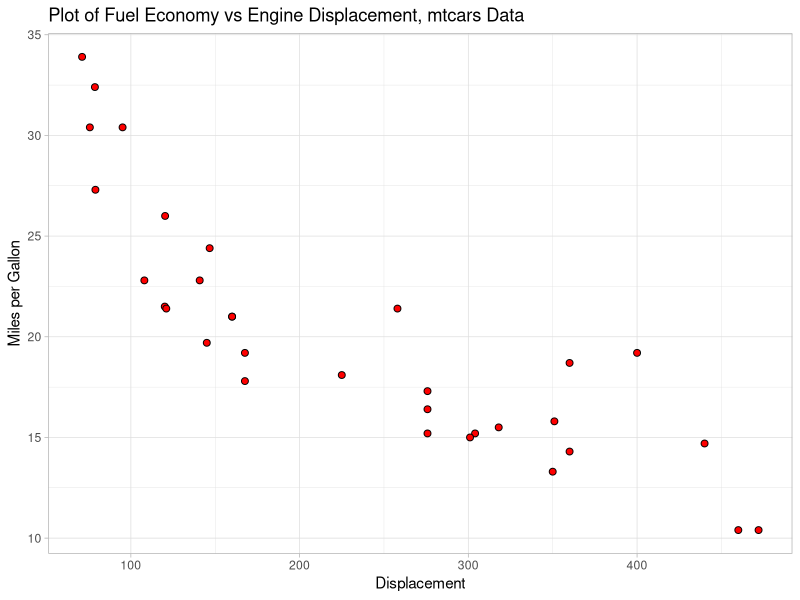
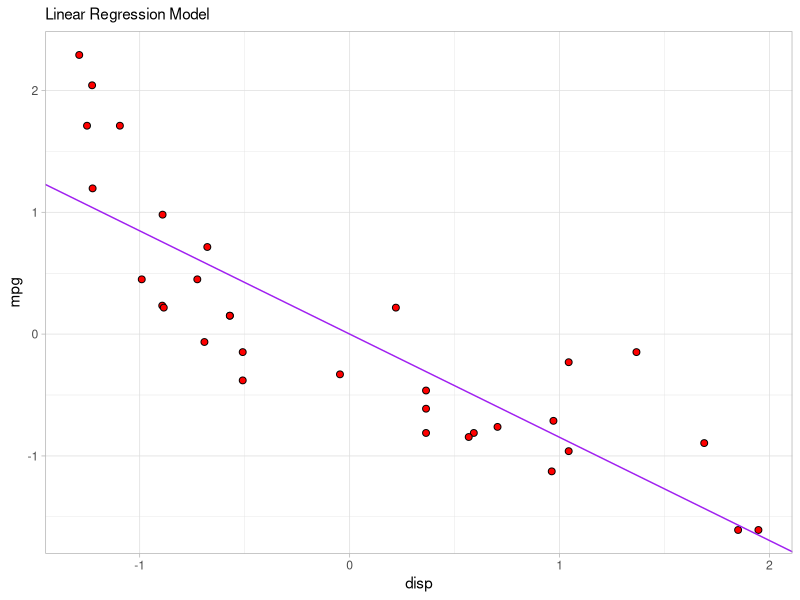
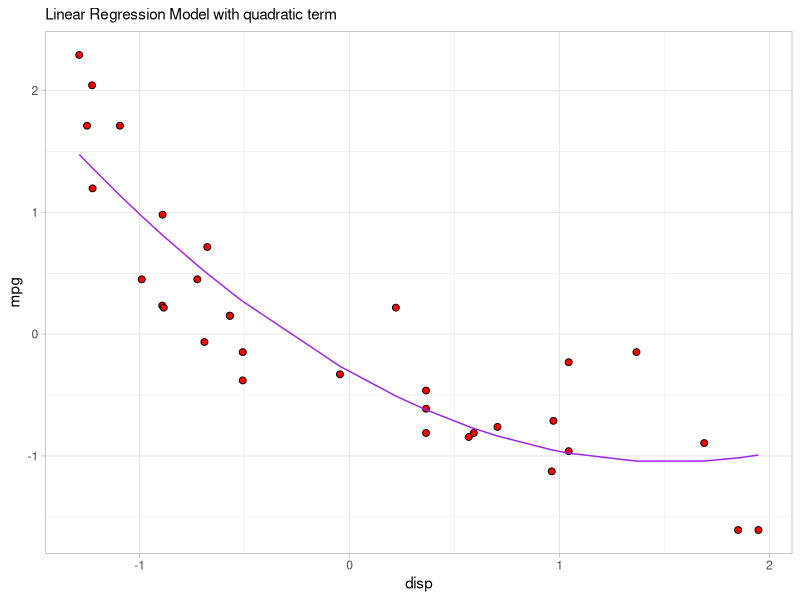
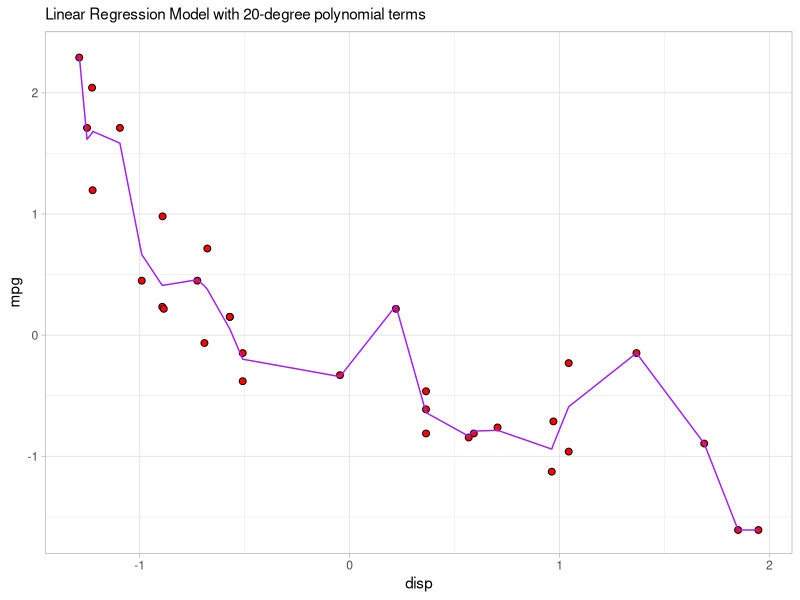
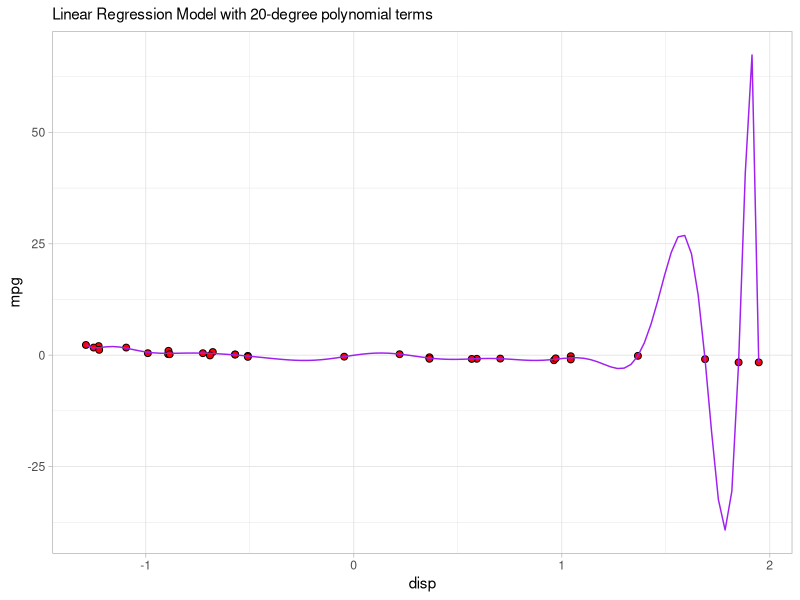
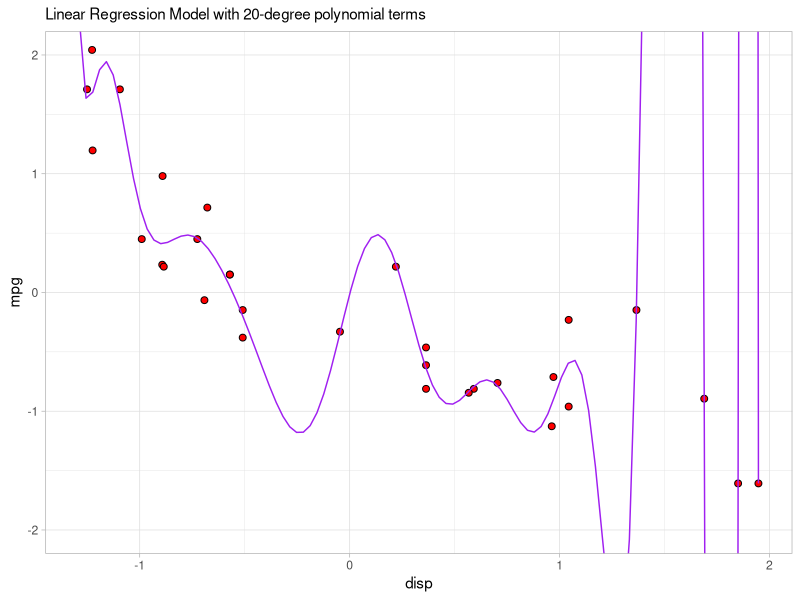
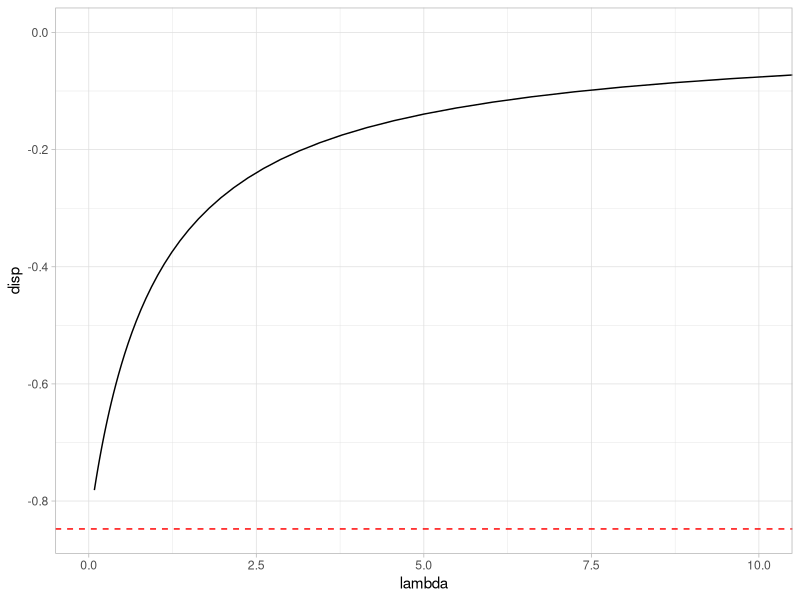
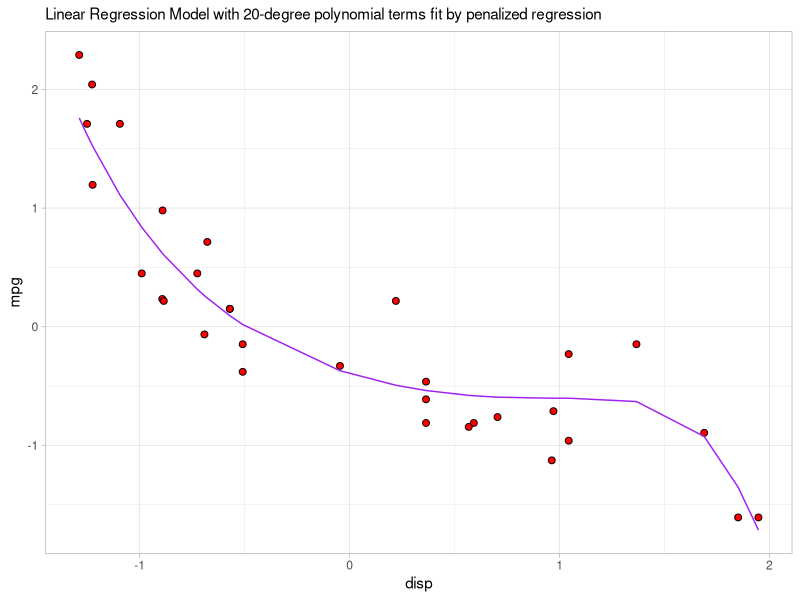

The R script that drew these images, in order:
# STA303 S19 Lecture 6: penalized regression
# 
# Load required packages
# 

library(dplyr)
library(ggplot2)
library(glmnet)


# Linear regression on the mtcars data.
mtcars <- mtcars %>%
  as_tibble() %>% # Removes rownames and pretty-prints
  select(disp,mpg)

# Plot
mt_plot <- mtcars %>%
  ggplot(aes(x=disp,y=mpg)) +
  theme_light() +
  geom_point(colour="black",fill="red",pch=21,size=2) +
  labs(title = "Plot of Fuel Economy vs Engine Displacement, mtcars Data",
       x="Displacement",
       y="Miles per Gallon")

mt_plot

# Looks curvy. Linear regression?
# Scale the data first so that y and x have mean 0 and variance 1
mtscaled <- mtcars %>%
  mutate_all(~(.x - mean(.x))/sd(.x))

mod1 <- lm(mpg~disp,data=mtscaled)
summary(mod1)

# Predicted values
mtscaled %>%
  ggplot(aes(x=disp,y=mpg)) +
  theme_light() +
  geom_point(colour="black",fill="red",pch=21,size=2) +
  geom_abline(intercept = coef(mod1)[1],slope=coef(mod1)[2],colour = "purple") +
  labs(subtitle="Linear Regression Model")

# Model fit- R^2
summary(mod1)$r.squared

# Now try a quadratic...
mod2 <- lm(mpg~poly(disp,degree = 2,raw = TRUE),data=mtscaled)
summary(mod2)

mtscaled %>%
  mutate(predvals = predict(mod2)) %>%
  ggplot(aes(x=disp,y=mpg)) +
  theme_light() +
  geom_point(colour="black",fill="red",pch=21,size=2) +
  geom_line(aes(y = predvals),colour = "purple") +
  labs(subtitle="Linear Regression Model with quadratic term")

# Coefficients
coef(mod2)

# Rsquared
summary(mod2)$r.squared

# Adding a quadratic term improved the fit a bit.
# Does adding more terms always improve the fit?

mod3 <- lm(mpg~poly(disp,degree = 20,raw = TRUE),data=mtscaled)
summary(mod3)

mtscaled %>%
  mutate(predvals = predict(mod3)) %>%
  ggplot(aes(x=disp,y=mpg)) +
  theme_light() +
  geom_point(colour="black",fill="red",pch=21,size=2) +
  geom_line(aes(y = predvals),colour = "purple") +
  labs(subtitle="Linear Regression Model with 20-degree polynomial terms")

# Those are the actual predicted values. We can also plot the functional relationship
# found by the model...
pred_big_polynomial <- function(x) {
  pp <- cbind(rep(1,length(x)),poly(x,20,raw = TRUE))
  beta <- unname(coef(mod3))
  beta[is.na(beta)] <- 0
  beta <- cbind(beta)
  as.numeric(pp %*% beta)
}
bigpolyplot <- mtscaled %>%
  ggplot(aes(x=disp,y=mpg)) +
  theme_light() +
  geom_point(colour="black",fill="red",pch=21,size=2) +
  stat_function(fun = pred_big_polynomial,colour = "purple") +
  labs(subtitle="Linear Regression Model with 20-degree polynomial terms")

bigpolyplot
# Woah! Blows up. Zoom in back to the original range of the data:
bigpolyplot + coord_cartesian(ylim = c(-2,2))
# Yikes. Not good.
# 
# Coefficients
unname(coef(mod3))

# Rsquared
summary(mod3)$r.squared

# The model fits the observed data better. But it gives ridiculous predictions.
# The coefficients are huge. The fitted curve hugs the observed data too closely.
# This model will not generalize well to new data, and the coefficients are highly
# sensitive/unstable (look at their standard errors/p-values)


### Penalized Regression ###

y <- mtscaled$mpg
X1 <- model.matrix(mod1)
X2 <- model.matrix(mod2)
X3 <- model.matrix(mod3)

# The first model fit well so the answer here shouldn't be too different
penalized_mod1 <- glmnet(x = X1,y = y,alpha = 0,nlambda = 100)
coef_pen_mod1 <- tibble(
  lambda = penalized_mod1$lambda,
  intercept = coef(penalized_mod1)[1, ],
  disp = coef(penalized_mod1)[3, ]
)
coef_pen_mod1

# Plot the disp coefficient as a function of lambda and compare to
# our unpenalized model
coef_pen_mod1 %>%
  ggplot(aes(x = lambda,y = disp)) +
  theme_light() +
  geom_line() +
  geom_hline(yintercept = coef(mod1)[2],linetype = "dashed",colour = "red") +
  coord_cartesian(xlim = c(0,10))

# Low lambda ==> limited penalization ==> answer is close to unpenalized
# High lambda ==> a lot of penalization ==> answer doesn't want to move far from zero

# Try the quadratic one yourself.

# Try the big one:

penalized_mod3 <- glmnet(x = X3,y = y,alpha = 0,nlambda = 100)
coef_pen_mod3 <- tibble(lambda = penalized_mod3$lambda) %>%
  bind_cols(as_tibble(as.matrix(t(coef(penalized_mod3)))))

options(scipen = 999) # Turn off scientific notation
View(coef_pen_mod3) # Opens in a spreadsheet

whichlambda <- penalized_mod3$lambda[length(penalized_mod3$lambda)]

# Plot predictions
mtscaled %>%
  mutate(predvals = predict(penalized_mod3,newx = X3,s = whichlambda)) %>%
  ggplot(aes(x=disp,y=mpg)) +
  theme_light() +
  geom_point(colour="black",fill="red",pch=21,size=2) +
  geom_line(aes(y = predvals),colour = "purple") +
  labs(subtitle="Linear Regression Model with 20-degree polynomial terms fit by penalized regression")


# Advanced: plot it for ALL the lambda values together! Woah!
# Requires the purrr package
library(purrr)
predframe <- purrr::map(penalized_mod3$lambda,
                        ~mtscaled %>% 
                          mutate(predvals = predict(penalized_mod3,newx = X3,s = .x)[,1],
                                 lambda = .x)) %>%
  purrr::reduce(rbind)

predframe

predframe %>%
  ggplot(aes(x=disp,y=mpg,group = lambda)) +
  theme_light() +
  geom_point(colour="black",fill="red",pch=21,size=2) +
  geom_line(aes(y = predvals),colour = "grey",alpha = .1) +
  labs(subtitle="Linear Regression Model with 20-degree polynomial terms fit by penalized regression")


